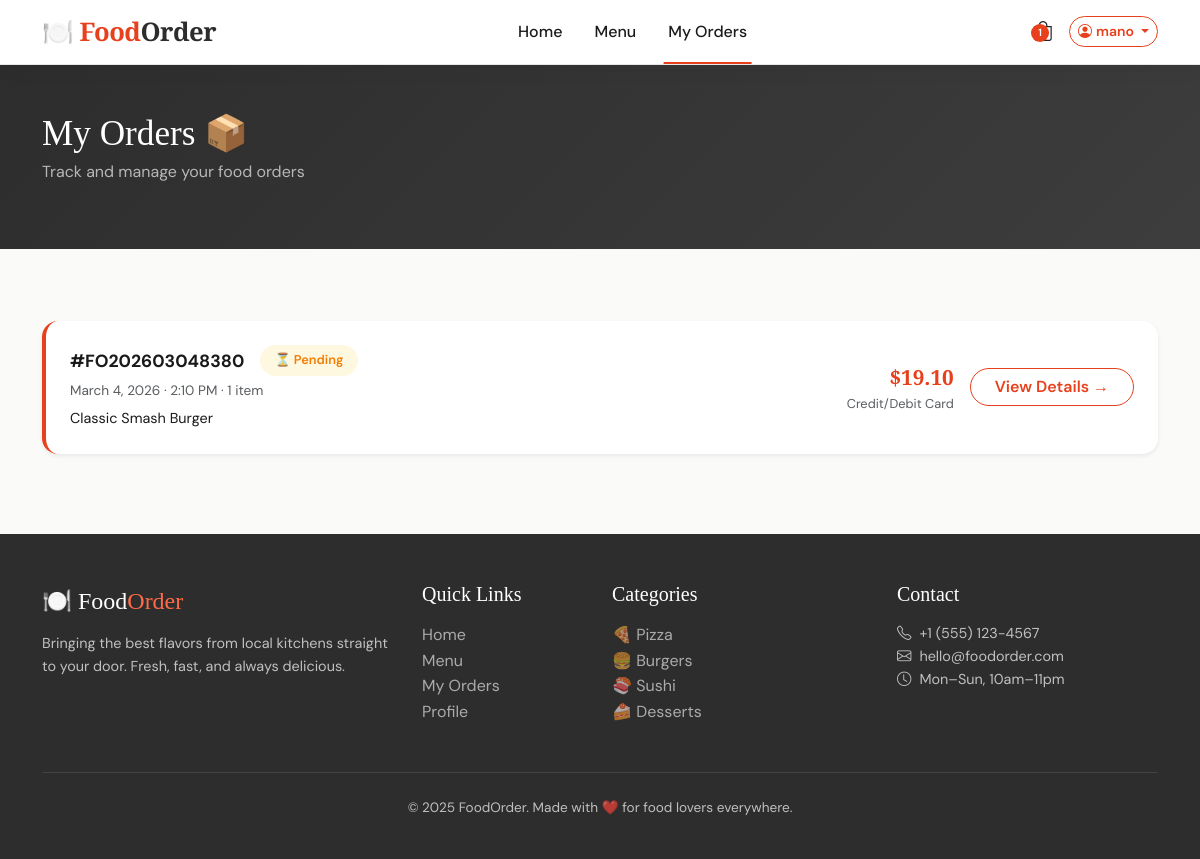
Screenshot of /orders/ (signed in) with the database file from the repository.
### restaurant/models.py (models this page shows, shortened)
class Order(models.Model):
    STATUS_CHOICES = [
        ('pending', 'Pending'),
        ('confirmed', 'Confirmed'),
        ('preparing', 'Preparing'),
        ('out_for_delivery', 'Out for Delivery'),
        ('delivered', 'Delivered'),
        ('cancelled', 'Cancelled'),
    ]
    PAYMENT_STATUS_CHOICES = [
        ('unpaid', 'Unpaid'),
        ('paid', 'Paid'),
        ('refunded', 'Refunded'),
    ]
    PAYMENT_METHOD_CHOICES = [
        ('card', 'Credit/Debit Card'),
        ('cash', 'Cash on Delivery'),
        ('wallet', 'Digital Wallet'),
    ]
    user = models.ForeignKey(User, on_delete=models.CASCADE, related_name='orders')
    order_number = models.CharField(max_length=20, unique=True)
    status = models.CharField(max_length=20, choices=STATUS_CHOICES, default='pending')
    payment_status = models.CharField(max_length=10, choices=PAYMENT_STATUS_CHOICES, default='unpaid')
    payment_method = models.CharField(max_length=10, choices=PAYMENT_METHOD_CHOICES, default='card')
    delivery_address = models.TextField()
    delivery_city = models.CharField(max_length=100)
    delivery_zip = models.CharField(max_length=10)
    phone = models.CharField(max_length=15)
    subtotal = models.DecimalField(max_digits=10, decimal_places=2)
    delivery_fee = models.DecimalField(max_digits=6, decimal_places=2, default=3.99)
    tax = models.DecimalField(max_digits=6, decimal_places=2, default=0.00)
    total = models.DecimalField(max_digits=10, decimal_places=2)
    special_instructions = models.TextField(blank=True)
    estimated_delivery = models.DateTimeField(null=True, blank=True)
    created_at = models.DateTimeField(auto_now_add=True)
    updated_at = models.DateTimeField(auto_now=True)
    class Meta:
        ordering = ['-created_at']

class OrderItem(models.Model):
    order = models.ForeignKey(Order, on_delete=models.CASCADE, related_name='items')
    menu_item = models.ForeignKey(MenuItem, on_delete=models.CASCADE)
    quantity = models.PositiveIntegerField()
    price = models.DecimalField(max_digits=8, decimal_places=2)
    special_instructions = models.TextField(blank=True)

class MenuItem(models.Model):
    category = models.ForeignKey(Category, on_delete=models.CASCADE, related_name='items')
    name = models.CharField(max_length=200)
    description = models.TextField()
    price = models.DecimalField(max_digits=8, decimal_places=2)
    image = models.ImageField(upload_to='menu_items/', blank=True, null=True)
    is_available = models.BooleanField(default=True)
    is_featured = models.BooleanField(default=False)
    is_vegetarian = models.BooleanField(default=False)
    is_spicy = models.BooleanField(default=False)
    preparation_time = models.IntegerField(default=15, help_text='Time in minutes')
    rating = models.DecimalField(max_digits=3, decimal_places=1, default=4.0)
    total_orders = models.IntegerField(default=0)
    created_at = models.DateTimeField(auto_now_add=True)
    updated_at = models.DateTimeField(auto_now=True)
    class Meta:
        ordering = ['-is_featured', 'name']

### restaurant/views.py (the view)
# urls.py: path('orders/', views.order_list, name='order_list'),
@login_required
def order_list(request):
    orders = Order.objects.filter(user=request.user)
    return render(request, 'restaurant/order_list.html', {'orders': orders})

### restaurant/context_processors.py (called while the page is built)
def cart_count(request):
    if request.user.is_authenticated:
        try:
            cart = Cart.objects.get(user=request.user)
            return {'cart_count': cart.total_items}
        except Cart.DoesNotExist:
            pass
    return {'cart_count': 0}

### restaurant/models.py (called while the page is built)
    @property
    def total_items(self):
        return sum(item.quantity for item in self.items.all())

### templates/restaurant/order_list.html (shortened to what this page needs)
{% extends 'base.html' %}
{% block content %}
<div class="page-header">
  <div class="container">
    <h1>My Orders 📦</h1>
    <p>Track and manage your food orders</p>
  </div>
</div>
<section class="section" style="padding-top: 2rem;">
  <div class="container">
    {% if orders %}
    <div class="row g-3">
      {% for order in orders %}
      <div class="col-12">
        <div class="bg-white rounded-4 shadow-sm p-4 d-flex flex-wrap gap-3 align-items-center justify-content-between" style="border-left: 4px solid var(--primary);">
          <div>
            <div class="d-flex align-items-center gap-3 mb-1">
              <strong style="font-size: 1.1rem;">#{{ order.order_number }}</strong>
              <span class="status-badge status-{{ order.status }}">
                {% if order.status == 'pending' %}⏳{% elif order.status == 'confirmed' %}✅{% elif order.status == 'preparing' %}👨‍🍳{% elif order.status == 'out_for_delivery' %}🛵{% elif order.status == 'delivered' %}🎉{% elif order.status == 'cancelled' %}❌{% endif %}
                {{ order.get_status_display }}
              </span>
            </div>
            <div class="text-muted" style="font-size: 0.85rem;">
              {{ order.created_at|date:"F j, Y · g:i A" }} · {{ order.items.count }} item{{ order.items.count|pluralize }}
            </div>
            <div style="font-size: 0.9rem; margin-top: 0.3rem;">
              {% for item in order.items.all|slice:":3" %}
              {{ item.menu_item.name }}{% if not forloop.last %}, {% endif %}
              {% endfor %}
            </div>
          </div>
          <div class="d-flex align-items-center gap-3">
            <div class="text-end">
              <div style="font-size: 1.3rem; font-weight: 700; color: var(--primary); font-family: var(--font-display);">${{ order.total }}</div>
              <div class="text-muted" style="font-size: 0.8rem;">{{ order.get_payment_method_display }}</div>
            </div>
            <a href="{% url 'order_detail' order.pk %}" class="btn btn-outline-primary rounded-pill px-4">
              View Details →
            </a>
          </div>
        </div>
      </div>
      {% endfor %}
    </div>
    {% endif %}
  </div>
</section>
{% endblock %}

### templates/base.html (shortened to what this page needs)
{% load static %}
<!DOCTYPE html>
<html lang="en">
<head>
  <link href="https://cdn.jsdelivr.net/npm/bootstrap@5.3.2/dist/css/bootstrap.min.css" rel="stylesheet">
  <link href="https://cdn.jsdelivr.net/npm/bootstrap-icons@1.11.1/font/bootstrap-icons.css" rel="stylesheet">
  <link rel="stylesheet" href="{% static 'css/main.css' %}">
</head>
<body>
<nav class="navbar navbar-expand-lg">
  <div class="container">
    <a class="navbar-brand" href="{% url 'home' %}">
      🍽️ Food<span>Order</span>
    </a>
    <div class="collapse navbar-collapse" id="navMenu">
      <ul class="navbar-nav mx-auto">
        <li class="nav-item">
          <a class="nav-link {% if request.resolver_match.url_name == 'home' %}active{% endif %}" href="{% url 'home' %}">Home</a>
        </li>
        <li class="nav-item">
          <a class="nav-link {% if request.resolver_match.url_name == 'menu' %}active{% endif %}" href="{% url 'menu' %}">Menu</a>
        </li>
        {% if user.is_authenticated %}
        <li class="nav-item">
          <a class="nav-link {% if 'order' in request.resolver_match.url_name %}active{% endif %}" href="{% url 'order_list' %}">My Orders</a>
        </li>
        {% endif %}
      </ul>
      <div class="d-flex align-items-center gap-3">
        {% if user.is_authenticated %}
          <a href="{% url 'cart' %}" class="position-relative cart-icon-link text-dark text-decoration-none">
            <span class="cart-count cart-badge" style="display: {% if cart_count > 0 %}flex{% else %}none{% endif %}">
              {{ cart_count }}
            </span>
          </a>
          <div class="dropdown">
            <button class="btn btn-outline-primary btn-sm dropdown-toggle" data-bs-toggle="dropdown">
              <i class="bi bi-person-circle me-1"></i>{{ user.first_name|default:user.username }}
            </button>
          </div>
        {% else %}
          <a href="{% url 'login' %}" class="btn btn-outline-primary btn-sm">Login</a>
          <a href="{% url 'register' %}" class="btn btn-primary btn-sm">Sign Up</a>
        {% endif %}
      </div>
    </div>
  </div>
</nav>
<main>
  {% block content %}{% endblock %}
</main>
<footer>
  <div class="container">
    <div class="row g-4">
      <div class="col-md-4">
        <div class="footer-brand">🍽️ Food<span>Order</span></div>
        <p style="font-size: 0.9rem;">Bringing the best flavors from local kitchens straight to your door. Fresh, fast, and always delicious.</p>
      </div>
      <div class="col-md-2">
        <h5>Quick Links</h5>
        <ul class="list-unstyled">
          <li><a href="{% url 'home' %}">Home</a></li>
          <li><a href="{% url 'menu' %}">Menu</a></li>
          {% if user.is_authenticated %}
          <li><a href="{% url 'order_list' %}">My Orders</a></li>
          <li><a href="{% url 'profile' %}">Profile</a></li>
          {% endif %}
        </ul>
      </div>
      <div class="col-md-3">
        <h5>Categories</h5>
        <ul class="list-unstyled">
          <li><a href="{% url 'menu' %}?category=pizza">🍕 Pizza</a></li>
          <li><a href="{% url 'menu' %}?category=burgers">🍔 Burgers</a></li>
          <li><a href="{% url 'menu' %}?category=sushi">🍣 Sushi</a></li>
          <li><a href="{% url 'menu' %}?category=desserts">🍰 Desserts</a></li>
        </ul>
      </div>
      <div class="col-md-3">
        <h5>Contact</h5>
        <p style="font-size: 0.9rem;">
          <i class="bi bi-telephone me-2"></i>+1 (555) 123-4567<br>
          <i class="bi bi-envelope me-2"></i>hello@foodorder.com<br>
          <i class="bi bi-clock me-2"></i>Mon–Sun, 10am–11pm
        </p>
      </div>
    </div>
    <div class="footer-bottom">
      <p>© 2025 FoodOrder. Made with ❤️ for food lovers everywhere.</p>
    </div>
  </div>
</footer>
</body>
</html>

### static/css/main.css (style rules this page uses)
:root { --primary: #E8401C; --primary-dark: #c0320f; --primary-light: #ff6b47; --secondary: #2D2D2D; --accent: #F5A623; --success: #27AE60; --danger: #E74C3C; --bg: #FAFAF8; --bg-card: #FFFFFF; --text: #1A1A1A; --text-muted: #6B7280; --border: #E5E7EB; --shadow: 0 4px 24px rgba(0,0,0,0.08); --shadow-hover: 0 12px 40px rgba(232,64,28,0.2); --radius: 16px; --radius-sm: 8px; --font-display: 'Playfair Display', Georgia, serif; --font-body: 'DM Sans', system-ui, sans-serif; }
*, *::before, *::after { box-sizing: border-box; margin: 0; padding: 0; }
html { scroll-behavior: smooth; }
body { font-family: var(--font-body); background: var(--bg); color: var(--text); line-height: 1.6; overflow-x: hidden; }
h1, h2, h3, .display { font-family: var(--font-display); }
a { color: var(--primary); text-decoration: none; transition: color 0.2s; }
.navbar { background: rgba(255,255,255,0.95); backdrop-filter: blur(12px); border-bottom: 1px solid var(--border); padding: 0; position: sticky; top: 0; z-index: 1000; box-shadow: 0 2px 20px rgba(0,0,0,0.06); }
.navbar-brand { font-family: var(--font-display); font-size: 1.6rem; font-weight: 700; color: var(--primary) !important; letter-spacing: -0.5px; }
.navbar-brand span { color: var(--secondary); }
.nav-link { font-weight: 500; color: var(--text) !important; padding: 1.2rem 1rem !important; position: relative; transition: color 0.2s; }
.nav-link::after { content: ''; position: absolute; bottom: 0; left: 50%; transform: translateX(-50%); width: 0; height: 2px; background: var(--primary); transition: width 0.3s; }
.nav-link:hover::after, .nav-link.active::after { width: 80%; }
.cart-badge { background: var(--primary); color: white; border-radius: 50%; font-size: 0.65rem; width: 18px; height: 18px; display: inline-flex; align-items: center; justify-content: center; position: absolute; top: 8px; right: 4px; font-weight: 600; }
.btn-outline-primary { border-color: var(--primary); color: var(--primary); font-weight: 600; border-radius: 50px; transition: all 0.3s; }
.status-badge { display: inline-flex; align-items: center; gap: 0.4rem; padding: 0.35rem 0.9rem; border-radius: 50px; font-size: 0.8rem; font-weight: 600; }
.status-pending { background: #fff8e1; color: #f57c00; }
.section { padding: 5rem 0; }
footer { background: var(--secondary); color: rgba(255,255,255,0.7); padding: 3rem 0 1.5rem; }
footer h5 { font-family: var(--font-display); color: white; margin-bottom: 1rem; }
footer a { color: rgba(255,255,255,0.6); transition: color 0.2s; }
.footer-brand { font-family: var(--font-display); font-size: 1.5rem; color: white; margin-bottom: 0.75rem; }
.footer-brand span { color: var(--primary-light); }
.footer-bottom { border-top: 1px solid rgba(255,255,255,0.1); padding-top: 1.5rem; margin-top: 2rem; font-size: 0.85rem; text-align: center; }
.page-header { background: linear-gradient(135deg, var(--secondary) 0%, #3d3d3d 100%); padding: 3rem 0; color: white; margin-bottom: 2.5rem; }
.page-header h1 { font-family: var(--font-display); font-size: 2.2rem; margin-bottom: 0.25rem; }
.page-header p { color: rgba(255,255,255,0.65); }

### rows the page displays
Order: order_number "FO202603048380", status "Pending", created_at "March 4, 2026 · 2:10 PM", items.count "1", total "19.10", payment_method "Credit/Debit Card"
OrderItem: menu_item.name "Classic Smash Burger"

### other values shown
{{ cart_count }} "1"
{{ user.first_name|default:user.username }} "mano"
